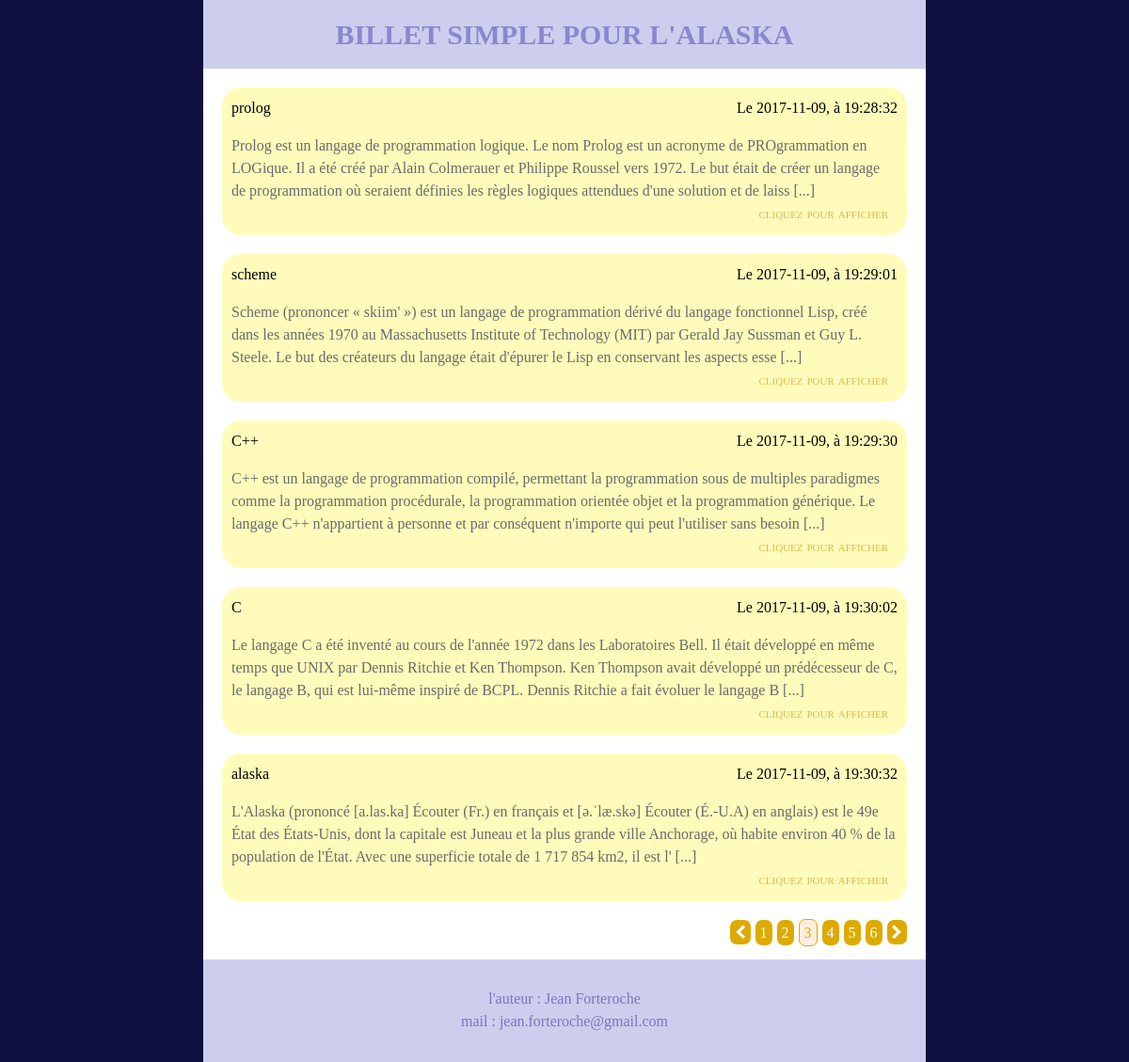
The page /index.php?action=allPosts&page=3 on the database its author committed.
### tables this page shows
CREATE TABLE `Post` (
  `title` varchar(100) NOT NULL,
  `dateTimePub` datetime NOT NULL DEFAULT CURRENT_TIMESTAMP COMMENT 'date et heure de publication, possible preparer a l''avance',
  `dateTimeExp` datetime DEFAULT NULL COMMENT 'date et heure d''expiration, par defaut null : n''expire pas',
  `content` text NOT NULL
);

### controler/visitorControler.php (called while the page is built, shortened)
<?php
    require_once('model/Post.php');
    class VisitorControler
    {
        private $_visitorPostManager;
        public function __construct()
        {
            $this->_visitorPostManager = new PostManager();
        }
        public function allPosts($page)
        {
            try
            {
                $indiceBegining = 5 * ((int) strip_tags($_GET['page']) - 1);
                $postsPerPages = 5;
                $indexPost = $indiceBegining;
                $postsLeft = $postsPerPages;
                $allPosts = $this->_visitorPostManager->getAllPostsExceptExpiry();
                require_once $_SERVER['DOCUMENT_ROOT'] . '/view/allPostsView.php';
                require_once $_SERVER['DOCUMENT_ROOT'] . '/view/template.php';
            }
            catch (Exception $e)
            {
                echo '<p>erreur : ' . $e->getMessage() ; '</p>';
            }
        }
    }
?>

### index.php (called while the page is built, shortened)
<?php
    try
    {
        require_once('controler/visitorControler.php');
    }
    catch (Exception $e)
    {
        echo '<p>erreur : ' . $e->getMessage() ; '</p>';
    }
    $rooter = new Rooter();
    $rooter->root();

### model/Model.php (called while the page is built, shortened)
<?php
    class Model
    {
        public function __construct()
        {
            $this->_DB = new PDO('mysql:host=localhost:8889;dbname=ecrivain;charset=utf8', 'root', 'root', array(PDO::ATTR_ERRMODE => PDO::ERRMODE_EXCEPTION));
        }
    }

### model/Post.php (called while the page is built, shortened)
<?php
    require_once 'Model.php';
    class PostManager extends Model
    {
        public function getAllPostsExceptExpiry()
        {
            $allPosts = [];
            $query = $this->_DB->query('SELECT title, dateTimePub, dateTimeExp, content FROM Post ORDER BY dateTimePub');
            $i = 0;
            while($onePostFromSQL = $query->fetch(PDO::FETCH_ASSOC))
            {
                if (date('d/m/Y H:i:s') < $onePostFromSQL['dateTimeExp'] || $onePostFromSQL['dateTimeExp'] == NULL)
                {
                    $allPosts[$i]['title'] = $onePostFromSQL['title'];
                    $allPosts[$i]['titleForLink'] = str_replace(' ', '_', $onePostFromSQL['title']);
                    $allPosts[$i]['dateTime'] = str_replace(' ', ', à ', $onePostFromSQL['dateTimePub']);
                    $allPosts[$i]['content'] = $onePostFromSQL['content'];
                    $allPosts[$i]['contentBegin'] = mb_substr($onePostFromSQL['content'], 0, 300);
                    $i++;
                }
            }
            return $allPosts;
        }
    }

### view/allPostsView.php (the view, shortened to what this page needs)
<section class="row">
    <?php
        while ($postsLeft>0 AND $indexPost<count($allPosts))
        {
    ?>
            <article class="col-xxl-6 col-xl-12 col-sm-12">
                <a class="bulle" href="../index.php?title=<?= $allPosts[$indexPost]['titleForLink'] ?>&amp;action=onePost">
                    <p>
                        <?= $allPosts[$indexPost]['title'] ?><span class="float-right">Le <?= $allPosts[$indexPost]['dateTime'] ?></span>
                    </p>
                    <p class="dernier">
                        <?= $allPosts[$indexPost]['contentBegin'] ?> [...]<br /><span class="float-right discret">cliquez pour afficher</span>
                    </p>
                </a>
            </article>
    <?php
            $postsLeft--;
            $indexPost++;
        }
    ?>
    <article class="col-xxl-12 col-xl-12 col-sm-12 navPages">
        <p>
        <?php
            $page = 1+ceil($indiceBegining / $postsPerPages);
            if ($page > 1)
            {
                echo '<a class="fa fa-chevron-left" href="index.php?action=allPosts&amp;page=' . ($page-1) . '"></a>';
            }
            for ($j=($page-2) ; $j<($page+3) ; $j++)
            {
                if ($j>0 AND $j==$page)
                {
                    echo '<span class="pageActuelle">' . $j . '</span>';
                }
                elseif ($j>0 AND ($postsPerPages*($j-1))<count($allPosts))
                {
                    echo '<a href="index.php?action=allPosts&amp;page=' . $j . '">' . $j . '</a>';
                }
            }
            $pageMax = ceil(count($allPosts)/$postsPerPages);
            if ($page < $pageMax-2)
            {
                echo '<a href="index.php?action=allPosts&amp;page=' . $pageMax . '">' . $pageMax . '</a>';
            }
            if ($indexPost < count($allPosts))
            {
                echo '<a href="index.php?action=allPosts&amp;page=' . ($page+1) . '" class="fa fa-chevron-right"></a>';
            }
        ?>
        </p>
    </article>
</section>

### view/myChanges.css (style rules this page uses)
.navPages { text-align : right; color : #da0; }
.navPages > p > * { color : white; background : #da0; padding : 5px; border-radius : 7px; margin-right : 5px; }
.pageActuelle { background : #fed !important; border : 1px solid #da0; color : #da0 !important; }
.dernier { margin-bottom : 25px; color : #6a6a6a; }
.discret { font-variant : small-caps; padding-right : 10px; color : #dbb850; }
.bulle { display : block; margin :5px; margin-top : 0px; margin-bottom : 20px; border-radius : 20px; padding : 10px; background : #fffcbb; color : black; }
section { padding-top : 20px; background : white; }
body { font-family : "Times New Roman"; background : #101040; }

### rows shown on the page
post: title "prolog", dateTime "2017-11-09, à 19:28:32", contentBegin "Prolog est un langage de programmation logique. Le nom Prolog est un acronyme de PROgrammation en LOGique. Il a été créé par Alain Colmerauer et Philippe Roussel vers 1972. Le but était de créer un langage de programmation où seraient définies les règles logiques attendues d'une solution et de laiss"
post: title "scheme", dateTime "2017-11-09, à 19:29:01", contentBegin "Scheme (prononcer « skiim' ») est un langage de programmation dérivé du langage fonctionnel Lisp, créé dans les années 1970 au Massachusetts Institute of Technology (MIT) par Gerald Jay Sussman et Guy L. Steele. Le but des créateurs du langage était d'épurer le Lisp en conservant les aspects esse"
post: title "C++", dateTime "2017-11-09, à 19:29:30", contentBegin "C++ est un langage de programmation compilé, permettant la programmation sous de multiples paradigmes comme la programmation procédurale, la programmation orientée objet et la programmation générique. Le langage C++ n'appartient à personne et par conséquent n'importe qui peut l'utiliser sans besoin"
post: title "alaska", dateTime "2017-11-09, à 19:30:32", contentBegin "L'Alaska (prononcé [a.las.ka] Écouter (Fr.) en français et [ə.ˈlæ.skə] Écouter (É.-U.A) en anglais) est le 49e État des États-Unis, dont la capitale est Juneau et la plus grande ville Anchorage, où habite environ 40 % de la population de l'État. Avec une superficie totale de 1 717 854 km2, il est l'"

### other values the page prints
$allPosts[$indexPost]['title'] "C"
$allPosts[$indexPost]['dateTime'] "2017-11-09, à 19:30:02"
$pageMax "6"
